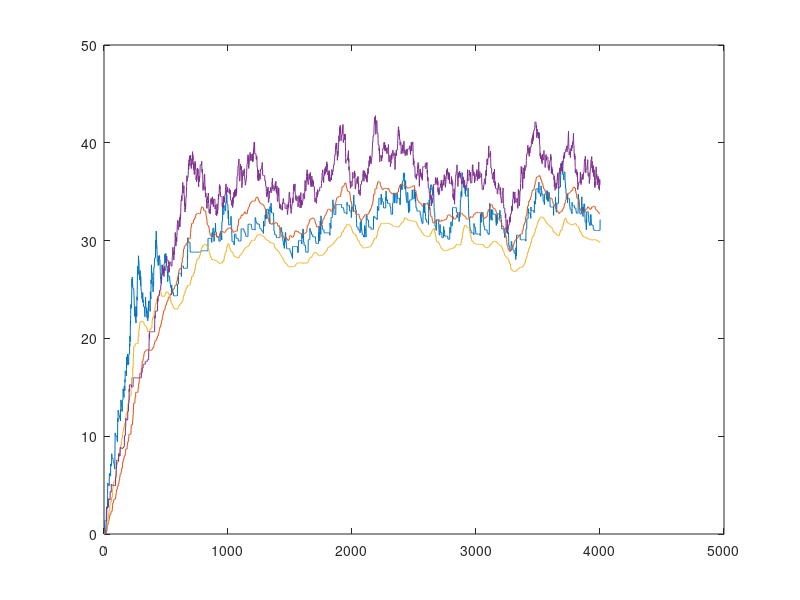

MATLAB code for this plot:
%This is the code of a Q-learning agent.
%The environment here is composed of two states.
%The agent has two actions: go left OR go right
% State transition rules are give below
% in (current_state, current_action -> next_state, reward) format
% state1, action1 -> state1, sample from reward_pmf_no1 
% state1, action2 -> state2, 0
% state2, action1 -> state1, 0
% state2, action2 -> state1, sample from reward_pmf_no2 

clear;

%% Rewards
reward_pmf_no1 = [0.3, 9; 0.7 0]; % [(probability, reward)]
reward_pmf_no2 = [0.6, 6; 0.4 0]; % [(probability, reward)]
rewards = {reward_pmf_no1, reward_pmf_no2};

%% Agent parameters
gamma = 0.90;
alpha = 0.15;
beta = 0.12;
Q = [0, 0, 0, 0]; %state x action
state = 2; %initial state
next_state = -1;

number_of_iterations = 4000;

%% Initializations
Qs = zeros(number_of_iterations + 1, size(Q,2));
Qs(1,:) = Q;
as = zeros(number_of_iterations, 1);
rs = zeros(number_of_iterations, 1);
ss = zeros(number_of_iterations+1, 1);
ss(1,1) = state;

%% The loop
for i = 1:number_of_iterations
    Q = reshape(Q, 2, 2)';
    unnormalized_p_as = [exp(beta * Q(state,1)), exp(beta * Q(state,2))];
    normalized_p_as = unnormalized_p_as / sum(unnormalized_p_as);
    
    %sample from action pmf
    action = -1;
    random_value = rand(1);
    cum = 0;
    for j = 1:size(normalized_p_as,2)
        if random_value < normalized_p_as(j) + cum
            action = j;
            break;
        end
        cum = cum + normalized_p_as(j);
    end
    as(i,1) = action;
    % end sampling
    
    reward = 0;

    %state change
    if state == 1 && action == 1
        next_state = 1;
        %sample from reward pmf
        reward_pmf = rewards{1};
        cum = 0;
        random_value = rand(1);
        for j = 1:size(reward_pmf,1)
            if random_value < reward_pmf(j,1) + cum
                reward = reward_pmf(j,2);
                break;
            end
            cum = cum + reward_pmf(j,1);
        end
        rs(i,1)=reward;
        % end sampling
    elseif state == 1 && action == 2
        next_state = 2;
    elseif state == 2 && action == 1
        next_state = 1;
    elseif state == 2 && action == 2
        next_state = 2;
        %sample from reward pmf
        reward_pmf = rewards{2};
        cum = 0;
        random_value = rand(1);
        for j = 1:size(reward_pmf,1)
            if random_value < reward_pmf(j,1) + cum
                reward = reward_pmf(j,2);
                break;
            end
            cum = cum + reward_pmf(j,1);
        end
        rs(i,1)=reward;
        % end sampling
    end
    %
    
    TD_error = reward + gamma * max(Q(next_state,:)) - Q(state,action);
    Q(state,action) = Q(state,action) + alpha * TD_error;
    state = next_state;
    Q = reshape(Q', 1, 4);
    Qs(i + 1,:) = Q;
    ss(i+1,1) = state;
end

plot(Qs)